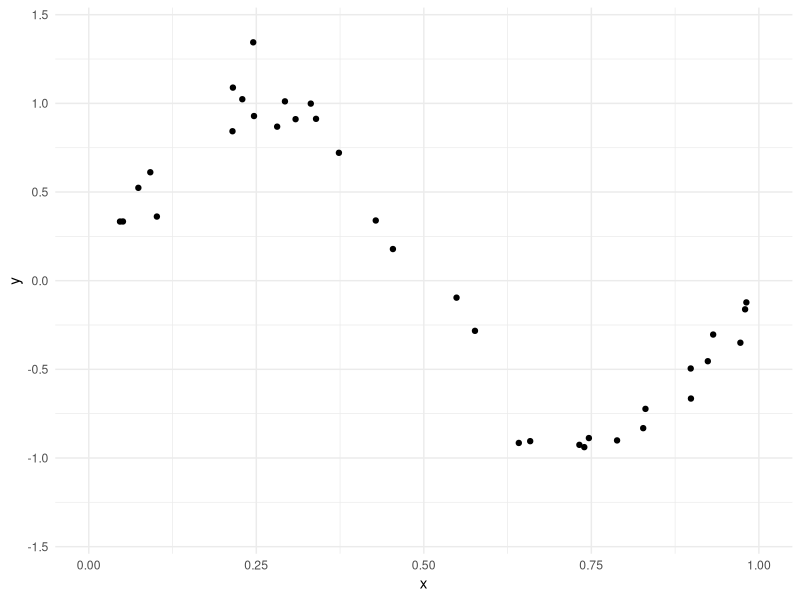
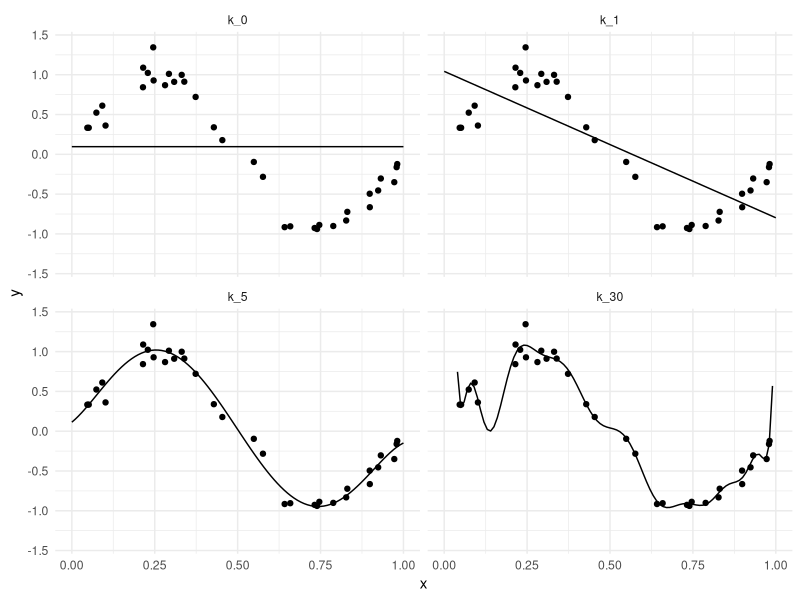
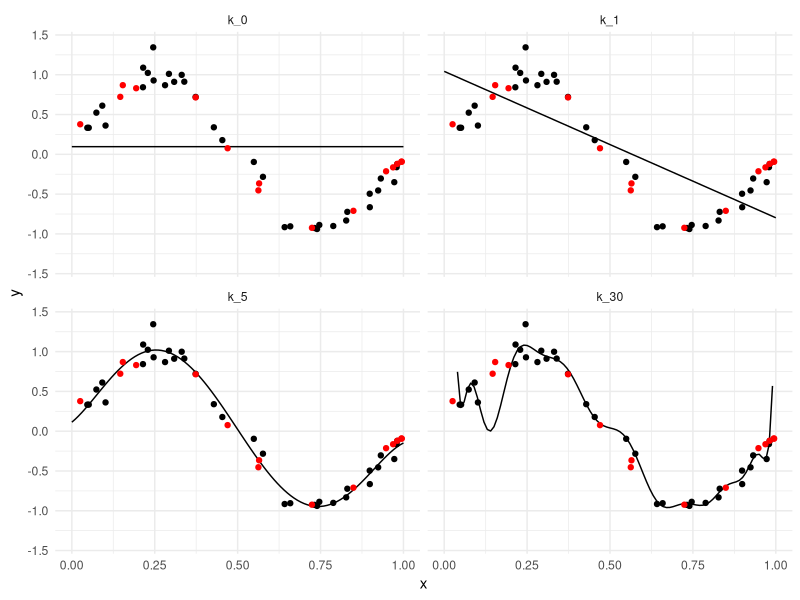
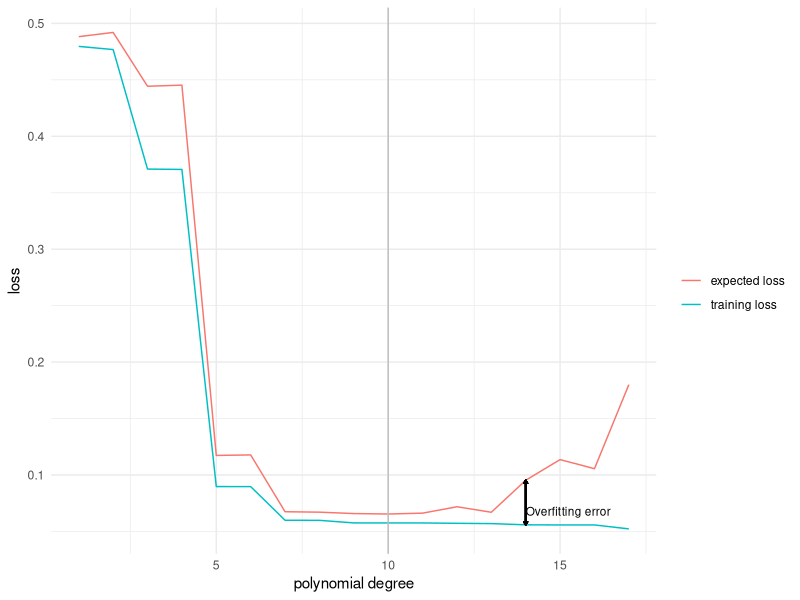
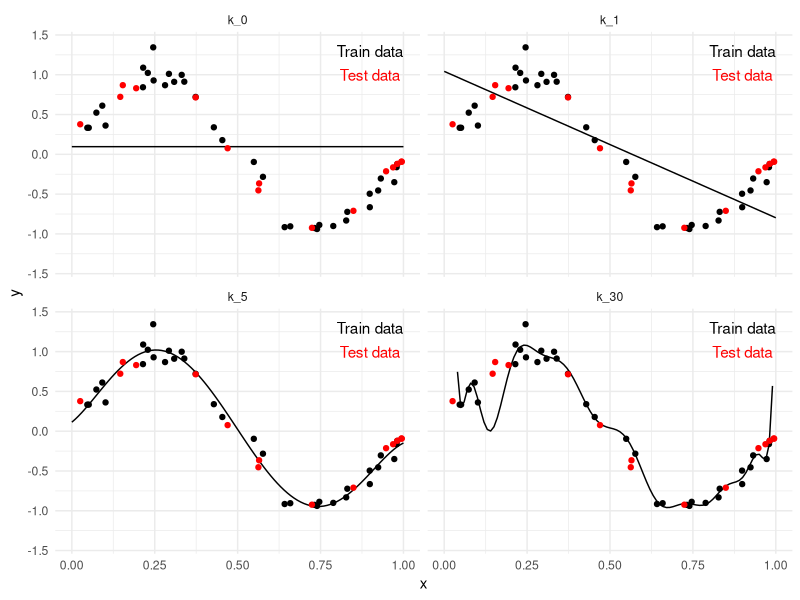

These charts were generated, in order, by the following R code: (Note: this script raises an error after producing the figures.)
## ---- chunk 1
knitr::opts_chunk$set(echo = TRUE)
knitr::opts_chunk$set(message = FALSE)
# knitr::opts_knit$set(root.dir = '..')
knitr::opts_chunk$set(fig.height = 3, fig.width = 7)
knitr::opts_chunk$set(fig.pos='H')

library(data.table)
library(ggplot2)
library(magrittr)
library(glue)
library(purrr)
library(caret)
library(knitr)
## ---- chunk 2
set.seed(1337)
n <- 50
x <- runif(n, min = 0, max = 1)
e <- rnorm(n, 0, 0.1)
y <- sin(2*pi*x) + e

x_range <- seq(0,1,0.01)
f <- sin(2*pi*x_range)

data <- data.table(x = x, y = y)

train_proportion <- 0.7
train_index <- sample(1:n, floor(n*train_proportion))
# train_index <- createDataPartition(data$y, p=train_index, list=FALSE)

data_train <- data[train_index,]
data_test <- data[-train_index,]
data_range <- data.table(x = x_range, y = f)

p <- ggplot(data_train, aes(x, y)) +
    geom_point()  + 
    # geom_line(data = data_range, aes(x, y)) +
    theme_minimal() +
    xlim(0, 1) + ylim(-1.4, 1.4)

p
## ---- chunk 3
k <- c(0, 1, 5, 30)

for (i in k) {
    if (i == 0) {
        model <- lm(y ~ 1, data = data_train)
    } else {
        model <- lm(y ~ poly(x, i, raw = TRUE), data = data_train)
    }
    colname <- paste0("k_",i)
    data_range <- data_range[, eval(colname):=predict(model, newdata = data_range)]
}

data_range_long <- melt(data_range, id.vars = c("x", "y"))

p +
    geom_line(data = data_range_long, aes(x, value)) +
    facet_wrap(~variable)

## ---- chunk 4

p +
    geom_line(data = data_range_long, aes(x, value)) +
    geom_point(data = data_test, aes(x, y), color = "red") + 
    facet_wrap(~variable)

## ---- chunk 5

generate_dependence <- function(n, small_n, seed_c) {
  set.seed(seed_c)
  x <- runif(n, min = -1, max = 1)
  e <- rnorm(n, mean = 0, sd = .25)
  y <- sin(2*pi*x) + e
  
  daf <- data.frame(x = x, e = e, y = y)
  daf_restrict <- daf[sample.int(nrow(daf), small_n),]
  return(list(complete_data = daf, restricted_data = daf_restrict))
}

# Model family
# Assume that we have the polynomial model family with which we want to estimate 

generate_formula <- function(k, symbol) {
  ret <- as.character()
  for(i in 1:k) {
    ret <- c(ret, paste0("I(",symbol, "^", i,")"))
  }
  return(paste0("y~",paste(ret, collapse = "+")))
}

estimate_model_family <- function(inp_dat, k_max) {
  ret <- list()
  for(i in 1:k_max) {
    ret[[i]] <- lm(as.formula(generate_formula(i, "x")), inp_dat)
  }
  return(ret)
}

predict_family <- function(inp_dat, fam) {
  
  for(i in 1:length(fam)) {
    inp_dat[, paste0("pred_",i)] <- predict(fam[[i]], inp_dat)
    inp_dat[, paste0("err_",i)] <- inp_dat[, paste0("pred_",i)] - inp_dat$y
  }
  return(inp_dat)
}

calculate_error <- function(inp_dat, fam, fieldname) {
  for(i in 1:length(fam)) {
    fam[[i]][[fieldname]] <- sum(inp_dat[, paste0("err_",i)]^2) / nrow(inp_dat)
  }
  return(fam)
}

summarise_result <- function(fam, fieldname) {
  daf <- data.frame(degree = 1:length(fam))
  v <- rep(0, length(fam))
  for(i in 1:length(fam)) {
    v[i] <- fam[[i]][[fieldname]]
  }
  daf[, fieldname] <- v
  return(daf)
}

run_analysis <- function(sample_size, small_sample_size, seed_c, max_degree) {
  sample_data <- generate_dependence(sample_size,small_sample_size, seed_c)
  #model_family <- estimate_model_family(sample_data$dt, 20)
  model_family_rest <- estimate_model_family(sample_data$restricted_data, max_degree)
  
  sample_data_with_pred <- predict_family(sample_data$complete_data, model_family_rest)
  sample_data_with_pred_rest <- predict_family(sample_data$restricted_data, model_family_rest)
  
  model_family_err <- calculate_error(sample_data_with_pred, model_family_rest, "complete")
  model_family_err_rest <- calculate_error(sample_data_with_pred_rest, model_family_rest, "training")
  
  results <- summarise_result(model_family_err, "complete")
  results_rest <- summarise_result(model_family_err_rest, "training")
  
  res_comp <- as.data.table(merge(results, results_rest, by = c('degree')))
}
res_comp <- run_analysis(10000, 200, 2004, 17)
crs <- c("complete"="red", "training"="blue")
ggplot(res_comp) + 
  geom_line(aes(x=degree, y= complete, color = "expected loss")) +
  geom_line(aes(x=degree, y =training, color = "training loss")) +
  geom_vline(xintercept = res_comp[complete == min(complete),degree], color = "grey") +
  geom_segment(aes(x = 14, y = res_comp[degree == 14,training], 
                   xend = 14, yend = res_comp[degree == 14,complete]),
               arrow = arrow(length = unit(0.1,"cm"))) +
  geom_segment(aes(xend = 14, yend = res_comp[degree == 14,training], 
                   x = 14, y = res_comp[degree == 14,complete]),
               arrow = arrow(length = unit(0.1,"cm"))) +
  annotate("text", x = 14, y = res_comp[degree == 14,training], label = "Overfitting error", size = 3, hjust = 0, vjust =-1) +
  xlab("polynomial degree") +
  ylab("loss") +
  guides( color = guide_legend(title = "")) +
  theme(legend.position = "bottom") +
  theme_minimal()


## ---- chunk 6

p +
    geom_line(data = data_range_long, aes(x, value)) +
    geom_point(data = data_test, aes(x, y), color = "red") + 
    annotate("text", x = 0.9, y = 1, label = "Test data", color="red") +
    annotate("text", x = 0.9, y = 1.3, label = "Train data") +
    facet_wrap(~variable)

## ---- chunk 7
MSE <- function(y, pred) {
    mean((y - pred)**2)
}

mse_train <- list()
mse_test <- list()
for (i in k) {
    if (i == 0) {
        model <- lm(y ~ 1, data = data_train)
    } else {
        model <- lm(y ~ poly(x, i, raw = TRUE), data = data_train)
    }
    colname <- paste0("pred",i)
    data_train <- data_train[, eval(colname):=predict(model, newdata = data_train)]
    mse_train[[colname]] <-  MSE(data_train[, y], data_train[, get(colname)])
    data_test <- data_test[, eval(colname):=predict(model, newdata = data_test)]
    mse_test[[colname]] <-  MSE(data_test[, y], data_test[, get(colname)])
}

evals <- cbind("train MSE" = unlist(mse_train), "test MSE" = unlist(mse_test))
kable(evals, digits = 2)
## ---- chunk 8
knitr::include_graphics("./figures/leave-one-out.png")
## ---- chunk 9
knitr::include_graphics("./figures/k_fold.png")
## ---- chunk 10

mse_cross <- list()
data <- data[, constant := 1]
train_control <- trainControl(method="cv", number=5)
for (i in k) {
    if (i == 0) {
        model <- train(y ~ constant, 
               data=data, 
               trControl=train_control, 
               method="lm", 
               tuneGrid  = expand.grid(intercept = FALSE) )
    } else {
        formula <- as.formula(paste0("y ~ ", paste(paste0(paste0("I(x^",1:i),")"), collapse = " + ")))
        model <- train(formula, 
               data=data, 
               trControl=train_control, 
               method="lm")
    }
    mse_cross[[paste0("k_",i)]] <-  model$results$RMSE**2
}

evals <- cbind("train MSE" = unlist(mse_train), "test MSE" = unlist(mse_test), "CV MSE" = unlist(mse_cross))
kable(evals, digits = 2)
## ---- chunk 11
aic <- list()
bic <- list()
for (i in k) {
    if (i == 0) {
        model <- lm(y ~ 1, data = data_train)
    } else {
        model <- lm(y ~ poly(x, i, raw = TRUE), data = data_train)
    }
    colname <- paste0("pred",i)
    aic[[colname]] <-  AIC(model)
    bic[[colname]] <-  BIC(model)
}

evals <- cbind(evals, "AIC" = unlist(aic), "BIC" = unlist(bic))
kable(evals, digits = 2)
